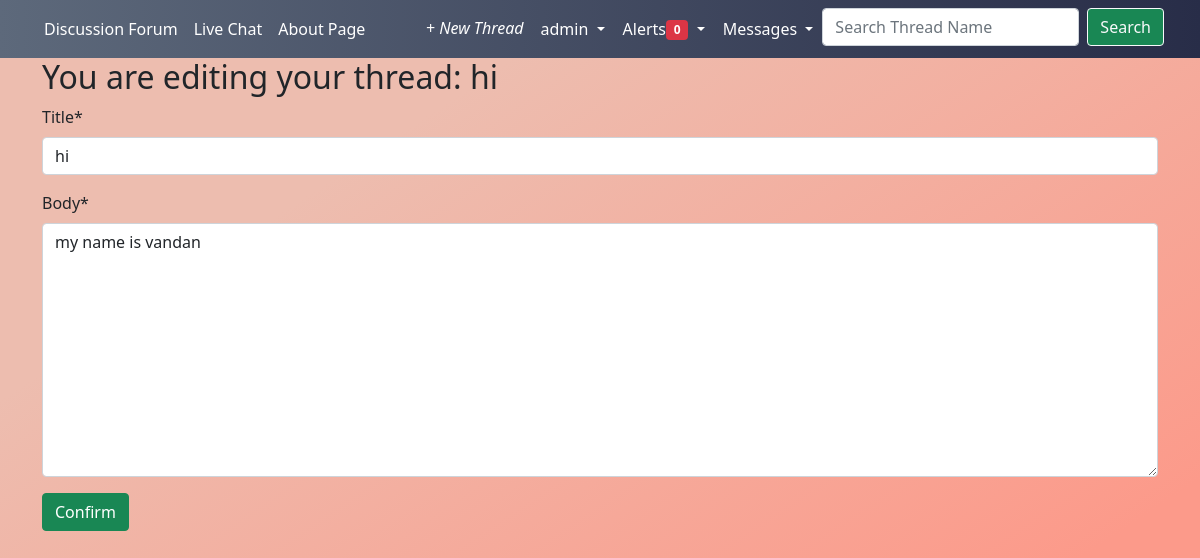
Screenshot of /threads/15/edit/ (signed in) with the database file from the repository.
### accounts/models.py (models this page shows)
class CustomUser(AbstractUser):
    USN = models.CharField(max_length = 10)

### threads/models.py (models this page shows, shortened)
class Thread(models.Model):  # model for our threads feature
    title = models.CharField(max_length=255)
    body = models.TextField()
    date = models.DateTimeField(auto_now_add=True)
    author = models.ForeignKey(
        settings.AUTH_USER_MODEL,
        on_delete=models.CASCADE,
    )
    thread_image = models.ImageField(
        null=True, blank=True, upload_to="images/")
    liked = models.ManyToManyField(
        settings.AUTH_USER_MODEL, default=None, blank=True, related_name="liked")
    dislike = models.ManyToManyField(
        settings.AUTH_USER_MODEL, default=None, blank=True, related_name="disliked")
    category = models.CharField(max_length=255, default="General")
    watched = models.ManyToManyField(
        settings.AUTH_USER_MODEL, default=None, blank=True, related_name="watched")
    class Meta:
        ordering = ['-id']

### threads/views.py (the view)
# urls.py: path("<int:pk>/edit/", ThreadEditView.as_view(), name="thread_edit"),
class ThreadEditView(LoginRequiredMixin, UserPassesTestMixin, UpdateView):
    model = Thread
    fields = (
        "title",
        "body",
    )
    template_name = "thread_edit.html"
    def test_func(self):
        obj = self.get_object()
        return obj.author == self.request.user or self.request.user.is_superuser

### notis/views.py (called while the page is built)
def CountNotifications(request):
    count = None
    if request.user.is_authenticated:
        count = Notification.objects.filter(
            reciever=request.user, is_seen=False).count()
    return {"count_notifications": count}

### templates/thread_edit.html (shortened to what this page needs)
{% extends 'base.html' %}
{% load static %}
{% load crispy_forms_tags %}
{% block content %}
<h2>You are editing your thread: {{ object.title }} </h2>
<form action="" method="post">
    {{ form|crispy }}
    <button class="btn btn-success">Confirm</button>
</form>
{% endblock content %}

### templates/base.html (shortened to what this page needs)
{% load static %}
<!DOCTYPE html>
<html lang="en">
<head>
    <link href="https://cdn.jsdelivr.net/npm/bootstrap@5.0.2/dist/css/bootstrap.min.css" rel="stylesheet">
    <link href="{% static 'CSS/style.css' %}" type="text/css" rel="stylesheet" media="screen,projection"/>
</head>
<body>
    <div class="container-fluid">
        <div class="row">
            <nav class="navbar navbar-expand-lg navbar-dark" style="background-image: linear-gradient(to right, rgb(93, 105, 123), rgb(40, 45, 72));">
                <div class="container-fluid">
                  <div class="collapse navbar-collapse" id="navbarSupportedContent">
                    <ul class="navbar-nav me-auto mb-2 mb-lg-0">
                      <li class="nav-item">
                        <a class="nav-link" href="{% url 'home' %}">Discussion Forum</a>
                      </li>
                      <li class="nav-item">
                        <a class="nav-link" href="{% url 'livechat' %}">Live Chat</a>
                      </li>
                      <li class="nav-item">
                        <a class="nav-link" href="{% url 'about' %}">About Page</a>
                      </li>
                    </ul>
                    <ul class="navbar-nav d-flex flex-row ms-auto mb-2 mb-lg-0">
                      {% if user.is_authenticated %}
                      <li class="nav-item me-3 me-lg-0">
                        <a class="nav-link" href="{% url 'thread_new' %}" id="navbarDropdown" role="button" data-mdb-toggle="dropdown" aria-expanded="false">
                          <i class="fas fa-plus">+ New Thread</i>
                        </a>
                      </li>
                      <li class="nav-item me-3 me-lg-0 dropdown">
                        <button class="btn btn dropdown-toggle nav-link" href="#" role="button" data-bs-toggle="dropdown" aria-expanded="false" style="background: var(--bg-color);">
                          {{ user.username }}
                        </button>
                      </li>
                      {%else%}
                      <li class="nav-item"><a class="nav-link" href="{% url 'login' %}" class="btn btn me-2" style="background: var(--bg-color); ">Log In</a></li>
                      <li class="nav-item"><a class="nav-link" href="{% url 'signup' %}" class="btn btn" style="background: var(--bg-color); ">Sign Up</a></li>
                    {%endif%}
                    <li class="nav-item me-3 me-lg-0 dropdown">
                      <button class="btn dropdown-toggle nav-link" href="#" role="button" data-bs-toggle="dropdown" aria-expanded="false" style="background: var(--bg-color); ">
                        Alerts<span class="new badge bg-danger">{{ count_notifications }}</span>
                      </button>
                    </li>
                    <li class="nav-item me-3 me-lg-0 dropdown">
                      <button class="btn dropdown-toggle nav-link" href="#" role="button" data-bs-toggle="dropdown" aria-expanded="false" style="background: var(--bg-color);">
                        Messages
                      </button>
                    </li>
                    <li class="nav-item me-3 me-lg-0">
                      <form class="d-flex" method="post" action="{% url 'search_result' %}">
                      <input class="form-control me-2"type="search" placeholder="Search Thread Name" aria-label="Search" name="searched">
                      <button class="btn btn-outline-light btn-success " type="submit">
                      Search
                    </button>
                  </li>
                    </ul>
                  </div>
                </div>
              </nav>
        </div>
        <main>
          <div class="container">
            <div class="row">
              {% block content %}
              {% endblock content %}
            </div>
          </div>
        </main>
      </div>
</body>
</html>

### static/CSS/style.css (style rules this page uses)
body { background: linear-gradient(to left top, rgb(252, 154, 138) 20%, rgb(237, 189, 175) 75% ), linear-gradient(rgba(0, 0, 0, 1), rgba(0, 0, 0, 1)); background-repeat: no-repeat; background-attachment: fixed; overflow: auto; }

### rows the page displays
CustomUser: username "admin"
Thread: title "hi", body "my name is vandan"

### other values shown
{{ count_notifications }} "0"
